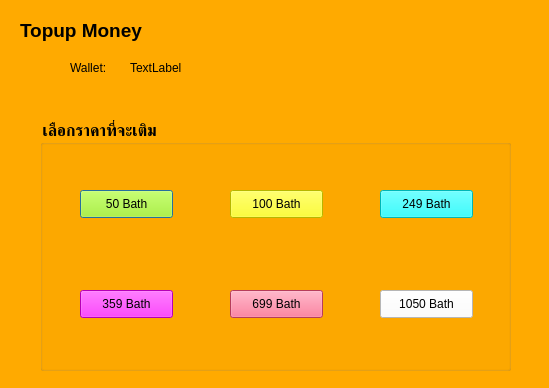
<?xml version="1.0" encoding="UTF-8"?>
<ui version="4.0">
 <class>Dialog</class>
 <widget class="QDialog" name="Dialog">
  <property name="geometry">
   <rect>
    <x>0</x>
    <y>0</y>
    <width>549</width>
    <height>388</height>
   </rect>
  </property>
  <property name="windowTitle">
   <string>Dialog</string>
  </property>
  <property name="styleSheet">
   <string notr="true">background-color: rgb(255, 170, 0);</string>
  </property>
  <widget class="QLabel" name="label">
   <property name="geometry">
    <rect>
     <x>20</x>
     <y>10</y>
     <width>161</width>
     <height>41</height>
    </rect>
   </property>
   <property name="font">
    <font>
     <pointsize>14</pointsize>
     <weight>75</weight>
     <bold>true</bold>
    </font>
   </property>
   <property name="text">
    <string>Topup Money</string>
   </property>
  </widget>
  <widget class="QGroupBox" name="groupBox">
   <property name="geometry">
    <rect>
     <x>40</x>
     <y>120</y>
     <width>471</width>
     <height>251</height>
    </rect>
   </property>
   <property name="font">
    <font>
     <pointsize>12</pointsize>
     <weight>75</weight>
     <bold>true</bold>
    </font>
   </property>
   <property name="title">
    <string>เลือกราคาที่จะเติม</string>
   </property>
   <widget class="QPushButton" name="btn_bath50">
    <property name="geometry">
     <rect>
      <x>40</x>
      <y>70</y>
      <width>93</width>
      <height>28</height>
     </rect>
    </property>
    <property name="styleSheet">
     <string notr="true">background-color: rgb(170, 255, 0);</string>
    </property>
    <property name="text">
     <string>50 Bath</string>
    </property>
   </widget>
   <widget class="QPushButton" name="btn_bath100">
    <property name="geometry">
     <rect>
      <x>190</x>
      <y>70</y>
      <width>93</width>
      <height>28</height>
     </rect>
    </property>
    <property name="styleSheet">
     <string notr="true">background-color: rgb(255, 255, 0);</string>
    </property>
    <property name="text">
     <string>100 Bath</string>
    </property>
   </widget>
   <widget class="QPushButton" name="btn_bath249">
    <property name="geometry">
     <rect>
      <x>340</x>
      <y>70</y>
      <width>93</width>
      <height>28</height>
     </rect>
    </property>
    <property name="styleSheet">
     <string notr="true">background-color: rgb(0, 255, 255);</string>
    </property>
    <property name="text">
     <string>249 Bath</string>
    </property>
   </widget>
   <widget class="QPushButton" name="btn_bath359">
    <property name="geometry">
     <rect>
      <x>40</x>
      <y>170</y>
      <width>93</width>
      <height>28</height>
     </rect>
    </property>
    <property name="styleSheet">
     <string notr="true">background-color: rgb(255, 0, 255);</string>
    </property>
    <property name="text">
     <string>359 Bath</string>
    </property>
   </widget>
   <widget class="QPushButton" name="btn_bath699">
    <property name="geometry">
     <rect>
      <x>190</x>
      <y>170</y>
      <width>93</width>
      <height>28</height>
     </rect>
    </property>
    <property name="styleSheet">
     <string notr="true">background-color: rgb(255, 85, 127);</string>
    </property>
    <property name="text">
     <string>699 Bath</string>
    </property>
   </widget>
   <widget class="QPushButton" name="btn_bath1050">
    <property name="geometry">
     <rect>
      <x>340</x>
      <y>170</y>
      <width>93</width>
      <height>28</height>
     </rect>
    </property>
    <property name="styleSheet">
     <string notr="true">background-color: rgb(255, 255, 255);</string>
    </property>
    <property name="text">
     <string>1050 Bath</string>
    </property>
   </widget>
  </widget>
  <widget class="QLabel" name="label_2">
   <property name="geometry">
    <rect>
     <x>70</x>
     <y>60</y>
     <width>51</width>
     <height>16</height>
    </rect>
   </property>
   <property name="text">
    <string>Wallet:</string>
   </property>
  </widget>
  <widget class="QLabel" name="lbl_top">
   <property name="geometry">
    <rect>
     <x>130</x>
     <y>60</y>
     <width>55</width>
     <height>16</height>
    </rect>
   </property>
   <property name="text">
    <string>TextLabel</string>
   </property>
  </widget>
 </widget>
 <resources/>
 <connections/>
</ui>
